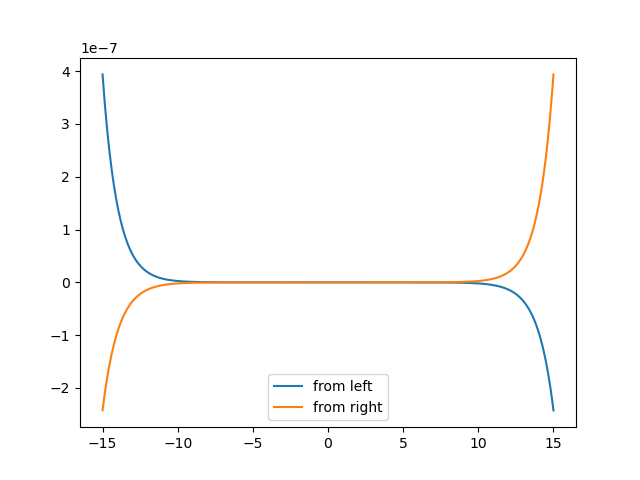

Recreate this plot in Python.
import matplotlib.pyplot as plt
import numpy as np

absxmax = 15 #not so far as to run into floating point issues
_dx = 0.05
N = int(2*absxmax/_dx)+1
assert(N%2 == 1) #N//2 is center of space
X = np.linspace(-absxmax,absxmax,N)
assert(len(X) == N)
assert(abs(X[1]-X[0]-_dx) < _dx/10000)
a = 2   
iofxm = N//2+int(a/_dx)+60 # the index, in X, defining X[iofxm]=x_m
mhb2=0.0483                
V0 = 83 # inside the box
E = -20 # E > -V0
ksq0 = -mhb2 * E
tolerance = 0.1
def solve_ode(ksq, forward=True):
    sgn = 1 if forward else -1
    dx = X[1]-X[0]; dx *= sgn
    psiend = np.exp(-np.sqrt(ksq)*absxmax)
    PSI = np.zeros(N)
    dPSI = np.zeros(N)
    PSI[0 if forward else N-1] = psiend
    dPSI[0 if forward else N-1] = -np.sqrt(ksq)*psiend*sgn
    it = list(range(N))
    if not forward:
        it = it[::-1]
    for i in it[1:]:
        li = i-sgn
        d2psi = ksq*PSI[li] if abs(X[i]) > a else (ksq-mhb2*V0)*PSI[li]
        dPSI[i] = dPSI[li]+d2psi*dx 
        PSI[i] = PSI[li]+dPSI[li]*dx
    return (PSI,dPSI)

def err(pml,pmlp,pmr,pmrp):
    return (pmlp/pml-pmrp/pmr)/(pmlp/pml+pmrp/pmr)

def converge_eps(ksq,lstksq):
    #step 5.
    #strategy: generic gradient descent to find the 0 of the error function
    pml,pmlp = solve_ode(ksq)
    pmr,pmrp = solve_ode(ksq,forward=False)
    eps1 = err(pml[iofxm],pmlp[iofxm],pmr[iofxm],pmrp[iofxm])
    pml,pmlp = solve_ode(lstksq)
    pmr,pmrp = solve_ode(lstksq,forward=False)
    eps0 = err(pml[iofxm],pmlp[iofxm],pmr[iofxm],pmrp[iofxm])
    derrdksq = (eps1-eps0)/(ksq-lstksq)
    ksqnew = None
    if np.sign(ksq) == np.sign(derrdksq):
        ksqnew = ksq - 0.0003*np.sign(ksq)
    else:
        ksqnew = ksq + 0.0003 * np.sign(ksq)
    return ksqnew, ksq, eps1

kk = ksq0
kk2 = kk+0.0003
eps = 1000
while abs(eps) > tolerance:
    kk2, kk, eps = converge_eps(kk2,kk)    
k2fin = kk2
print(k2fin) #0.9666
PSIleft, _  = solve_ode(k2fin)
PSIright, _2  = solve_ode(k2fin,forward=False)
plt.plot(X,PSIleft, label="from left")
plt.plot(X, PSIright, label="from right")
plt.legend()
plt.show() #the plot is symmetrical. but boring; I expected to see more oscillations?
# I think part of the issue is the numerical conditioning of the problem; floating point wise,
# psiend is prone to spontaneous changes in sign if it is too small
